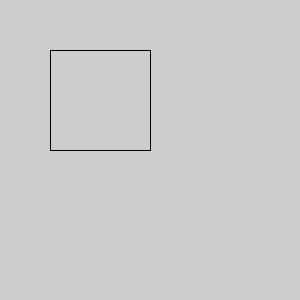
Frame 1 (no input)
Frame 60 (the mouse pressed at the canvas centre just before this capture): identical to frame 1, image omitted
Frame 120 (the mouse held since frame 60 and released just before this capture): identical to frame 1, image omitted

The Processing sketch that drew this single still picture (run headless with seeded random() and noise(); from frame 60 on, the mouse is pressed at the canvas centre):

// Processing sketch: processing_172164
// ── processing_172164.pde

int counter;

void setup() {  //setup function called initially, only once
size(300,300);
}

void draw() {  //draw function loops 
 fill(205);
 rect(50,50,100,100);
 
 
 }
